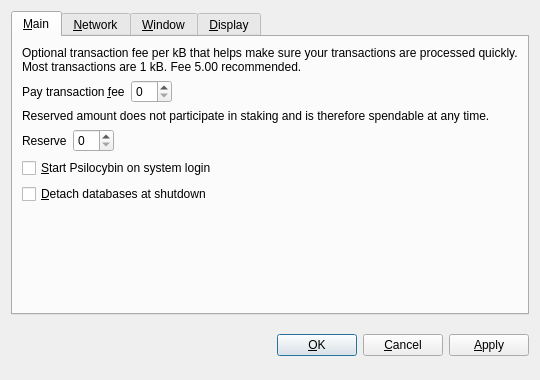
<?xml version="1.0" encoding="UTF-8"?>
<ui version="4.0">
 <class>OptionsDialog</class>
 <widget class="QDialog" name="OptionsDialog">
  <property name="geometry">
   <rect>
    <x>0</x>
    <y>0</y>
    <width>540</width>
    <height>380</height>
   </rect>
  </property>
  <property name="windowTitle">
   <string>Options</string>
  </property>
  <property name="modal">
   <bool>true</bool>
  </property>
  <layout class="QVBoxLayout" name="verticalLayout">
   <item>
    <widget class="QTabWidget" name="tabWidget">
     <property name="tabPosition">
      <enum>QTabWidget::North</enum>
     </property>
     <property name="currentIndex">
      <number>0</number>
     </property>
     <widget class="QWidget" name="tabMain">
      <attribute name="title">
       <string>&amp;Main</string>
      </attribute>
      <layout class="QVBoxLayout" name="verticalLayout_Main">
       <item>
        <widget class="QLabel" name="transactionFeeInfoLabel">
         <property name="text">
          <string>Optional transaction fee per kB that helps make sure your transactions are processed quickly. Most transactions are 1 kB. Fee 5.00 recommended.</string>
         </property>
         <property name="textFormat">
          <enum>Qt::PlainText</enum>
         </property>
         <property name="wordWrap">
          <bool>true</bool>
         </property>
        </widget>
       </item>
       <item>
        <layout class="QHBoxLayout" name="horizontalLayoutFee">
         <item>
          <widget class="QLabel" name="transactionFeeLabel">
           <property name="text">
            <string>Pay transaction &amp;fee</string>
           </property>
           <property name="textFormat">
            <enum>Qt::PlainText</enum>
           </property>
           <property name="buddy">
            <cstring>transactionFee</cstring>
           </property>
          </widget>
         </item>
         <item>
          <widget class="BitcoinAmountField" name="transactionFee"/>
         </item>
         <item>
          <spacer name="horizontalSpacerFee">
           <property name="orientation">
            <enum>Qt::Horizontal</enum>
           </property>
           <property name="sizeHint" stdset="0">
            <size>
             <width>40</width>
             <height>20</height>
            </size>
           </property>
          </spacer>
         </item>
        </layout>
       </item>
       <item>
        <widget class="QLabel" name="reserveBalanceInfoLabel">
         <property name="text">
          <string>Reserved amount does not participate in staking and is therefore spendable at any time.</string>
         </property>
         <property name="textFormat">
          <enum>Qt::PlainText</enum>
         </property>
         <property name="wordWrap">
          <bool>true</bool>
         </property>
        </widget>
       </item>
       <item>
        <layout class="QHBoxLayout" name="horizontalLayoutReserveBalance">
         <item>
          <widget class="QLabel" name="reserveBalanceLabel">
           <property name="text">
            <string>Reserve</string>
           </property>
           <property name="textFormat">
            <enum>Qt::PlainText</enum>
           </property>
           <property name="buddy">
            <cstring>reserveBalance</cstring>
           </property>
          </widget>
         </item>
         <item>
          <widget class="BitcoinAmountField" name="reserveBalance"/>
         </item>
         <item>
          <spacer name="horizontalSpacerReserveBalance">
           <property name="orientation">
            <enum>Qt::Horizontal</enum>
           </property>
           <property name="sizeHint" stdset="0">
            <size>
             <width>40</width>
             <height>20</height>
            </size>
           </property>
          </spacer>
         </item>
        </layout>
       </item>
       <item>
        <widget class="QCheckBox" name="bitcoinAtStartup">
         <property name="toolTip">
          <string>Automatically start Psilocybin after logging in to the system.</string>
         </property>
         <property name="text">
          <string>&amp;Start Psilocybin on system login</string>
         </property>
        </widget>
       </item>
       <item>
        <widget class="QCheckBox" name="detachDatabases">
         <property name="toolTip">
          <string>Detach block and address databases at shutdown. This means they can be moved to another data directory, but it slows down shutdown. The wallet is always detached.</string>
         </property>
         <property name="text">
          <string>&amp;Detach databases at shutdown</string>
         </property>
        </widget>
       </item>
       <item>
        <spacer name="verticalSpacer_Main">
         <property name="orientation">
          <enum>Qt::Vertical</enum>
         </property>
         <property name="sizeHint" stdset="0">
          <size>
           <width>20</width>
           <height>40</height>
          </size>
         </property>
        </spacer>
       </item>
      </layout>
     </widget>
     <widget class="QWidget" name="tabNetwork">
      <attribute name="title">
       <string>&amp;Network</string>
      </attribute>
      <layout class="QVBoxLayout" name="verticalLayout_Network">
       <item>
        <widget class="QCheckBox" name="mapPortUpnp">
         <property name="toolTip">
          <string>Automatically open the Psilocybin client port on the router. This only works when your router supports UPnP and it is enabled.</string>
         </property>
         <property name="text">
          <string>Map port using &amp;UPnP</string>
         </property>
        </widget>
       </item>
       <item>
        <widget class="QCheckBox" name="connectSocks">
         <property name="toolTip">
          <string>Connect to the Psilocybin network through a SOCKS proxy (e.g. when connecting through Tor).</string>
         </property>
         <property name="text">
          <string>&amp;Connect through SOCKS proxy:</string>
         </property>
        </widget>
       </item>
       <item>
        <layout class="QHBoxLayout" name="horizontalLayout_Network">
         <item>
          <widget class="QLabel" name="proxyIpLabel">
           <property name="text">
            <string>Proxy &amp;IP:</string>
           </property>
           <property name="textFormat">
            <enum>Qt::PlainText</enum>
           </property>
           <property name="buddy">
            <cstring>proxyIp</cstring>
           </property>
          </widget>
         </item>
         <item>
          <widget class="QValidatedLineEdit" name="proxyIp">
           <property name="maximumSize">
            <size>
             <width>140</width>
             <height>16777215</height>
            </size>
           </property>
           <property name="toolTip">
            <string>IP address of the proxy (e.g. 127.0.0.1)</string>
           </property>
          </widget>
         </item>
         <item>
          <widget class="QLabel" name="proxyPortLabel">
           <property name="text">
            <string>&amp;Port:</string>
           </property>
           <property name="textFormat">
            <enum>Qt::PlainText</enum>
           </property>
           <property name="buddy">
            <cstring>proxyPort</cstring>
           </property>
          </widget>
         </item>
         <item>
          <widget class="QLineEdit" name="proxyPort">
           <property name="maximumSize">
            <size>
             <width>55</width>
             <height>16777215</height>
            </size>
           </property>
           <property name="toolTip">
            <string>Port of the proxy (e.g. 9050)</string>
           </property>
          </widget>
         </item>
         <item>
          <widget class="QLabel" name="socksVersionLabel">
           <property name="text">
            <string>SOCKS &amp;Version:</string>
           </property>
           <property name="textFormat">
            <enum>Qt::PlainText</enum>
           </property>
           <property name="buddy">
            <cstring>socksVersion</cstring>
           </property>
          </widget>
         </item>
         <item>
          <widget class="QValueComboBox" name="socksVersion">
           <property name="toolTip">
            <string>SOCKS version of the proxy (e.g. 5)</string>
           </property>
          </widget>
         </item>
         <item>
          <spacer name="horizontalSpacer_Network">
           <property name="orientation">
            <enum>Qt::Horizontal</enum>
           </property>
           <property name="sizeHint" stdset="0">
            <size>
             <width>40</width>
             <height>20</height>
            </size>
           </property>
          </spacer>
         </item>
        </layout>
       </item>
       <item>
        <spacer name="verticalSpacer_Network">
         <property name="orientation">
          <enum>Qt::Vertical</enum>
         </property>
         <property name="sizeHint" stdset="0">
          <size>
           <width>20</width>
           <height>40</height>
          </size>
         </property>
        </spacer>
       </item>
      </layout>
     </widget>
     <widget class="QWidget" name="tabWindow">
      <attribute name="title">
       <string>&amp;Window</string>
      </attribute>
      <layout class="QVBoxLayout" name="verticalLayout_Window">
       <item>
        <widget class="QCheckBox" name="minimizeToTray">
         <property name="toolTip">
          <string>Show only a tray icon after minimizing the window.</string>
         </property>
         <property name="text">
          <string>&amp;Minimize to the tray instead of the taskbar</string>
         </property>
        </widget>
       </item>
       <item>
        <widget class="QCheckBox" name="minimizeOnClose">
         <property name="toolTip">
          <string>Minimize instead of exit the application when the window is closed. When this option is enabled, the application will be closed only after selecting Quit in the menu.</string>
         </property>
         <property name="text">
          <string>M&amp;inimize on close</string>
         </property>
        </widget>
       </item>
       <item>
        <spacer name="verticalSpacer_Window">
         <property name="orientation">
          <enum>Qt::Vertical</enum>
         </property>
         <property name="sizeHint" stdset="0">
          <size>
           <width>20</width>
           <height>40</height>
          </size>
         </property>
        </spacer>
       </item>
      </layout>
     </widget>
     <widget class="QWidget" name="tabDisplay">
      <attribute name="title">
       <string>&amp;Display</string>
      </attribute>
      <layout class="QVBoxLayout" name="verticalLayout_Display">
       <item>
        <layout class="QHBoxLayout" name="horizontalLayout_1_Display">
         <item>
          <widget class="QLabel" name="langLabel">
           <property name="text">
            <string>User Interface &amp;language:</string>
           </property>
           <property name="textFormat">
            <enum>Qt::PlainText</enum>
           </property>
           <property name="buddy">
            <cstring>lang</cstring>
           </property>
          </widget>
         </item>
         <item>
          <widget class="QValueComboBox" name="lang">
           <property name="toolTip">
            <string>The user interface language can be set here. This setting will take effect after restarting Psilocybin.</string>
           </property>
          </widget>
         </item>
        </layout>
       </item>
       <item>
        <layout class="QHBoxLayout" name="horizontalLayout_2_Display">
         <item>
          <widget class="QLabel" name="unitLabel">
           <property name="text">
            <string>&amp;Unit to show amounts in:</string>
           </property>
           <property name="textFormat">
            <enum>Qt::PlainText</enum>
           </property>
           <property name="buddy">
            <cstring>unit</cstring>
           </property>
          </widget>
         </item>
         <item>
          <widget class="QValueComboBox" name="unit">
           <property name="toolTip">
            <string>Choose the default subdivision unit to show in the interface and when sending coins.</string>
           </property>
          </widget>
         </item>
        </layout>
       </item>
       <item>
        <widget class="QCheckBox" name="displayAddresses">
         <property name="toolTip">
          <string>Whether to show Psilocybin addresses in the transaction list or not.</string>
         </property>
         <property name="text">
          <string>&amp;Display addresses in transaction list</string>
         </property>
        </widget>
       </item>
       <item>
        <widget class="QCheckBox" name="coinControlFeatures">
         <property name="toolTip">
          <string>Whether to show coin control features or not.</string>
         </property>
         <property name="text">
          <string>Display coin &amp;control features (experts only!)</string>
         </property>
        </widget>
       </item>
       <item>
        <spacer name="verticalSpacer_Display">
         <property name="orientation">
          <enum>Qt::Vertical</enum>
         </property>
         <property name="sizeHint" stdset="0">
          <size>
           <width>20</width>
           <height>40</height>
          </size>
         </property>
        </spacer>
       </item>
      </layout>
     </widget>
    </widget>
   </item>
   <item>
    <layout class="QHBoxLayout" name="horizontalLayout_Buttons">
     <item>
      <spacer name="horizontalSpacer_1">
       <property name="orientation">
        <enum>Qt::Horizontal</enum>
       </property>
       <property name="sizeHint" stdset="0">
        <size>
         <width>40</width>
         <height>48</height>
        </size>
       </property>
      </spacer>
     </item>
     <item>
      <widget class="QLabel" name="statusLabel">
       <property name="font">
        <font>
         <weight>75</weight>
         <bold>true</bold>
        </font>
       </property>
       <property name="text">
        <string/>
       </property>
       <property name="textFormat">
        <enum>Qt::PlainText</enum>
       </property>
       <property name="wordWrap">
        <bool>true</bool>
       </property>
      </widget>
     </item>
     <item>
      <spacer name="horizontalSpacer_2">
       <property name="orientation">
        <enum>Qt::Horizontal</enum>
       </property>
       <property name="sizeHint" stdset="0">
        <size>
         <width>40</width>
         <height>48</height>
        </size>
       </property>
      </spacer>
     </item>
     <item>
      <widget class="QPushButton" name="okButton">
       <property name="text">
        <string>&amp;OK</string>
       </property>
      </widget>
     </item>
     <item>
      <widget class="QPushButton" name="cancelButton">
       <property name="text">
        <string>&amp;Cancel</string>
       </property>
       <property name="autoDefault">
        <bool>false</bool>
       </property>
      </widget>
     </item>
     <item>
      <widget class="QPushButton" name="applyButton">
       <property name="text">
        <string>&amp;Apply</string>
       </property>
       <property name="autoDefault">
        <bool>false</bool>
       </property>
      </widget>
     </item>
    </layout>
   </item>
  </layout>
 </widget>
 <customwidgets>
  <customwidget>
   <class>BitcoinAmountField</class>
   <extends>QSpinBox</extends>
   <header>bitcoinamountfield.h</header>
  </customwidget>
  <customwidget>
   <class>QValueComboBox</class>
   <extends>QComboBox</extends>
   <header>qvaluecombobox.h</header>
  </customwidget>
  <customwidget>
   <class>QValidatedLineEdit</class>
   <extends>QLineEdit</extends>
   <header>qvalidatedlineedit.h</header>
  </customwidget>
 </customwidgets>
 <resources/>
 <connections/>
</ui>
